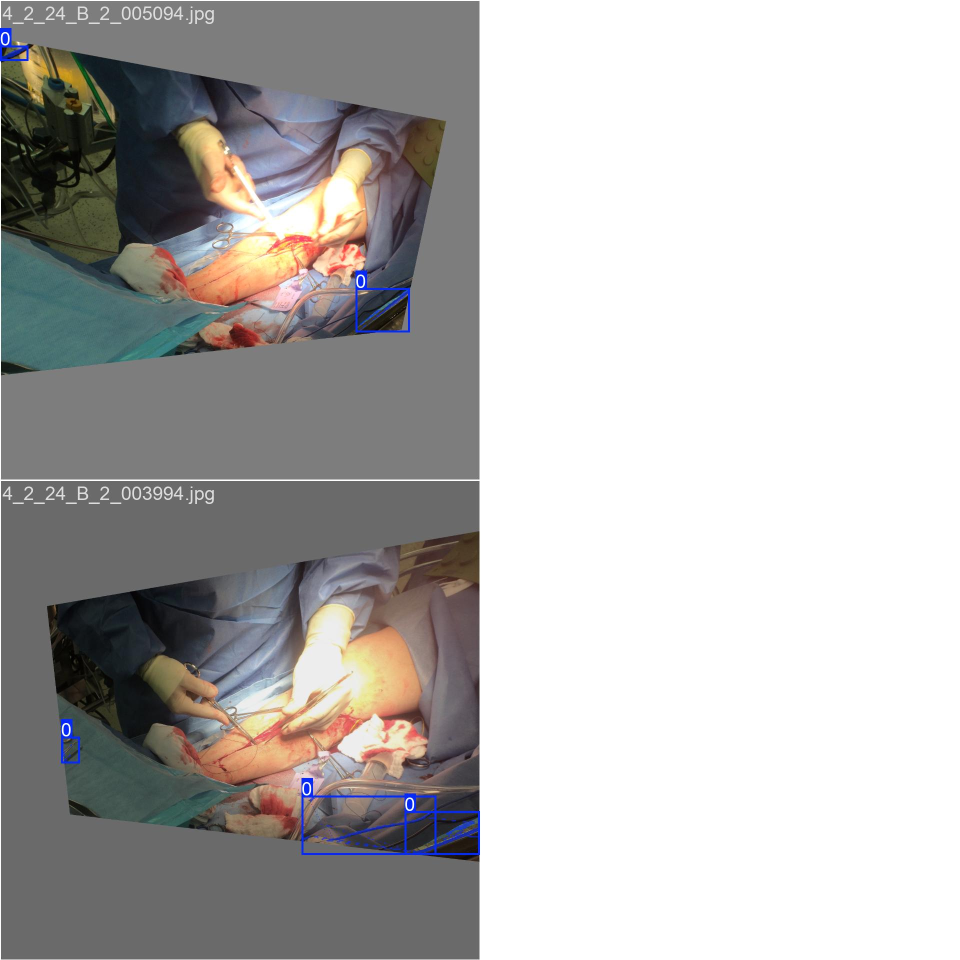
#> input picture seg_phaseB/refined_seg/train_batch0.jpg, 1920 x 1920 px (shown at 1/2 size)
$ python -i video.py   (imports and definitions only)
#> lines starting #> are read from the running program, lines starting #| are printed output that depends on the picture
#> further down, picture is the input picture: shape (1920, 1920, 3); mean B, G, R 181.6, 182.8, 184.4
#!/usr/bin/env python3
# -*- coding: utf-8 -*-
"""
video.py — Ultralytics-style YOLO-SEG video inference (cv2 I/O) + optional keypoint overlay

- Matches `yolo predict` behavior: single-pass (no unions/EMAs).
- Uses Ultralytics' own pre/post-processing via model.predict on each frame.
- Writes an annotated video with masks/boxes/labels using result.plot().
- (Optional) Saves YOLO-SEG polygon labels per frame (like `save_txt=True`).
- (Optional) Overlays PCA-derived keypoints (NH=6, T=5) for visualization.
- (Optional) Pre-CLAHE on the Y channel to improve low-contrast OR frames.

Example:
  python video.py \
    --weights seg_phaseB/yolo11s_seg_or_aug_2super_orheavy/weights/best.pt \
    --video /datashare/project/vids_tune/4_2_24_B_2.mp4 \
    --out_dir out_vis/ultra_like_4_2_24_B_2 \
    --imgsz 1280 --conf 0.45 --iou 0.55 --device 0 --max_det 6 \
    --retina_masks --half --save_txt --save_conf --draw_kpts --progress_every 1 \
    --pre_clahe --clahe_clip 2.0
"""

from __future__ import annotations
import argparse
import os
import time
from pathlib import Path
from typing import Dict, List, Optional

import cv2
import numpy as np
from ultralytics import YOLO

# -------------------- Optional pre-CLAHE --------------------
def enhance_like_infer(img_bgr: np.ndarray, clip=2.0) -> np.ndarray:
    """Apply CLAHE to Y channel (YCrCb) — useful on dim/low-contrast OR footage."""
#> called with clip = 2
    ycrcb = cv2.cvtColor(img_bgr, cv2.COLOR_BGR2YCrCb)
#> ycrcb: shape (1920, 1920, 3); mean of channels 0, 1, 2 183.1, 128.9, 127.1
    y, cr, cb = cv2.split(ycrcb)
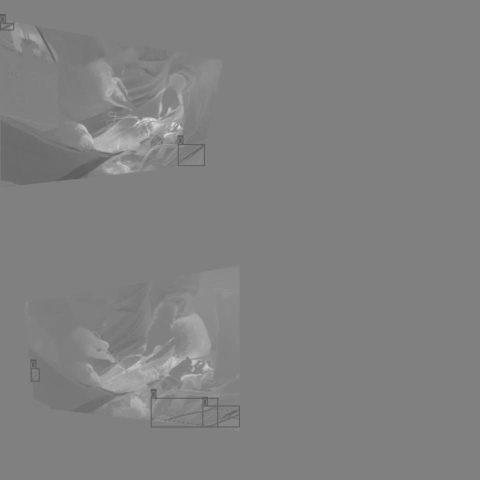
#> cr: shape (1920, 1920) (shown at 1/4 size); min 78, max 223, mean 128.9
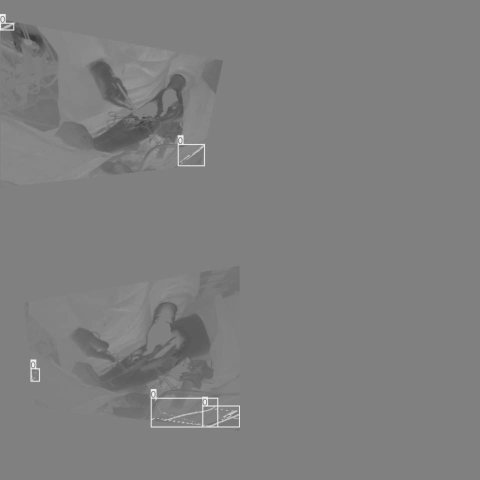
#> cb: shape (1920, 1920) (shown at 1/4 size); min 52, max 251, mean 127.1
    clahe = cv2.createCLAHE(clipLimit=max(0.1, float(clip)), tileGridSize=(8, 8))
    y = clahe.apply(y)
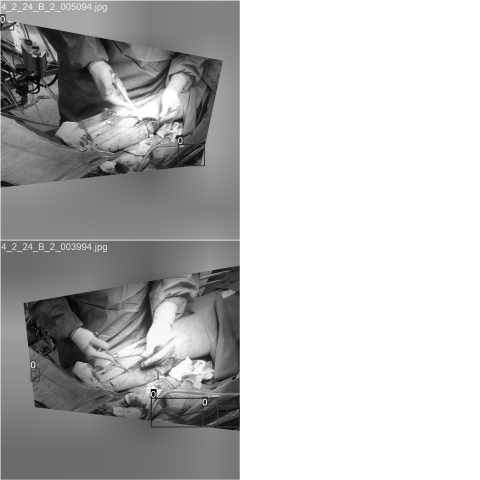
#> y: shape (1920, 1920) (shown at 1/4 size); min 0, max 255, mean 188
    return cv2.cvtColor(cv2.merge([y, cr, cb]), cv2.COLOR_YCrCb2BGR)
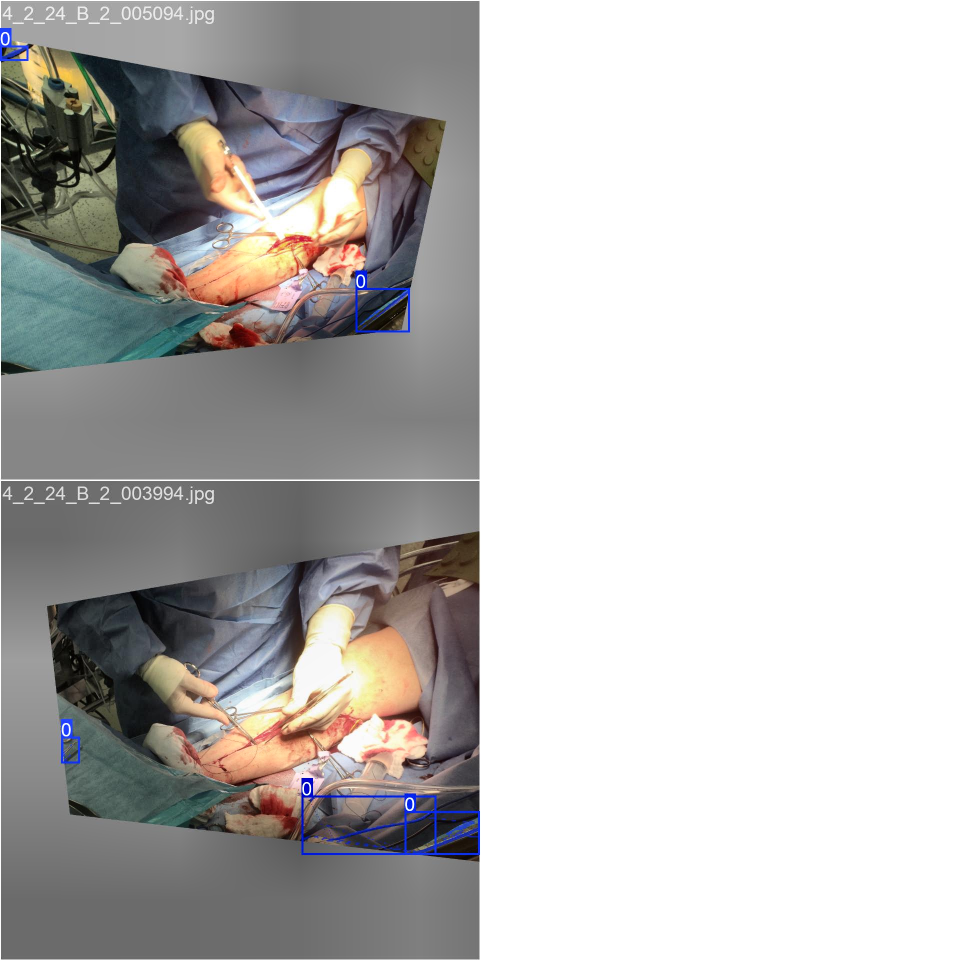
#> returned value: shape (1920, 1920, 3) (shown at 1/2 size); mean B, G, R 186.5, 187.7, 189.2

# -------------------- Keypoint utilities (optional overlay) --------------------
LAYOUT = {
    "NH": {"order": ["tip_right","tip_left","shaft_right","shaft_left","ring_right","ring_left"],
           "skeleton": [(0,3),(1,2),(2,4),(3,5)]},
    "T":  {"order": ["tip_right","tip_left","shaft_right","shaft_left","base"],
           "skeleton": [(0,2),(1,3),(2,4),(3,4)]}
}

# [161 lines left out: functions kind_from_name, _pca_axes, _thickness, _farthest_from_shaft, keypoints_from_points, draw_kpts and 2 more, not called in this run]

def _choose_ext(codec: str) -> str:
    c = (codec or "").lower()
    return ".mp4" if c in ("mp4v", "avc1", "h264", "hevc") else ".avi"

# -------------------- Main --------------------
# [190 lines left out: function main, not called in this run]

# [2 lines not run here, left out]

>>> import cv2
>>> picture = cv2.imread('seg_phaseB/refined_seg/train_batch0.jpg')
>>> result = enhance_like_infer(picture)

$ run again, on seg_phaseB/refined_seg/train_batch1.jpg
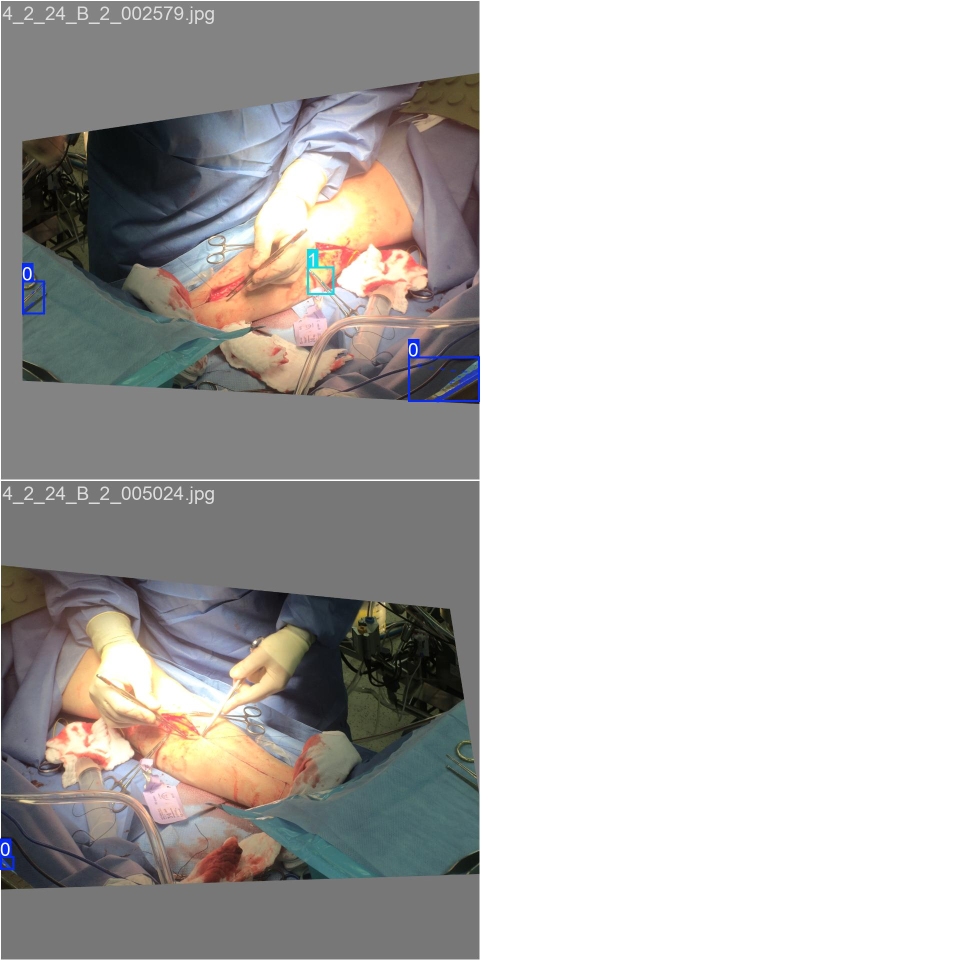
#> input picture seg_phaseB/refined_seg/train_batch1.jpg, 1920 x 1920 px (shown at 1/2 size)
#> picture is the input picture: shape (1920, 1920, 3); mean B, G, R 187.2, 188.8, 190.7
#> ycrcb: shape (1920, 1920, 3); mean of channels 0, 1, 2 189.2, 129.1, 126.9
#> in enhance_like_infer, `y, cr, cb = cv2.split(ycrcb)`:
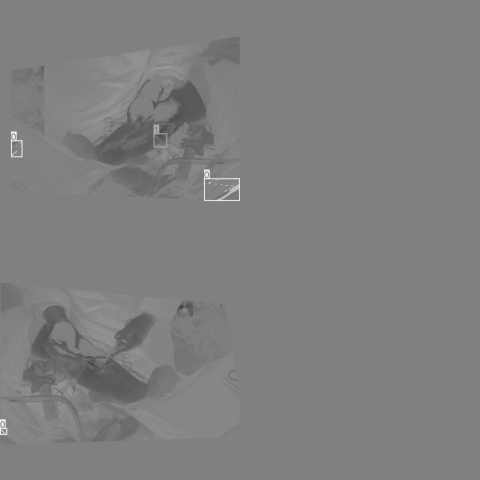
#> cb: shape (1920, 1920) (shown at 1/4 size); min 53, max 247, mean 126.9
#> in enhance_like_infer, `return cv2.cvtColor(cv2.merge([y, cr, cb]), cv2.COLOR_YCrCb2BGR)`:
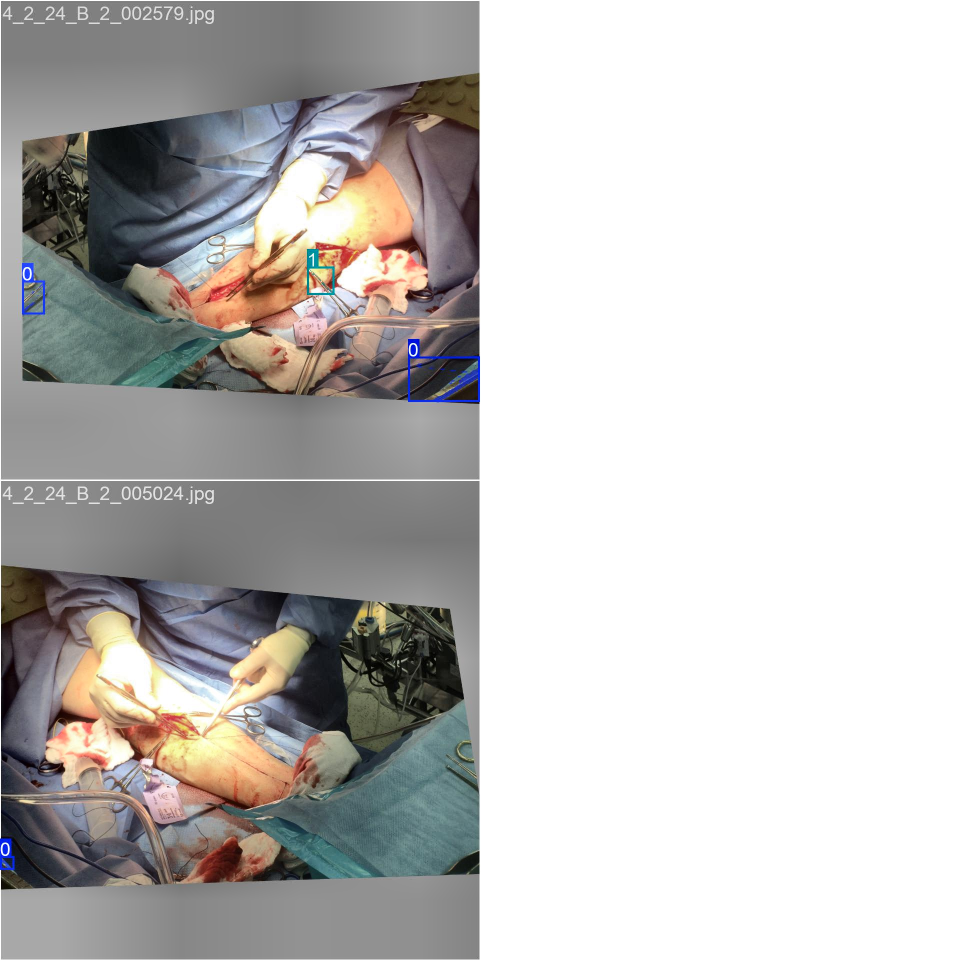
#> returned value: shape (1920, 1920, 3) (shown at 1/2 size); mean B, G, R 189.7, 191.3, 193.2
